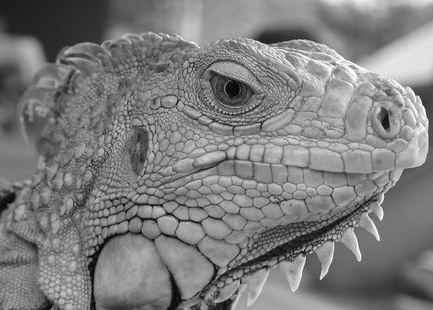
#> input picture iguana.png, 433 x 310 px
$ python edge.py
#> lines starting #> are read from the running program, lines starting #| are printed output that depends on the picture
### utils.py
import numpy as np


def gaussian_kernel(l=5, sig=1.0):
    """
    creates gaussian kernel with side length `l` and a sigma of `sig`
    """
    ax = np.linspace(-(l - 1) / 2.0, (l - 1) / 2.0, l)
    gauss = np.exp(-0.5 * np.square(ax) / np.square(sig))
    kernel = np.outer(gauss, gauss)
    return kernel / np.sum(kernel)


def zero_pad(image, pad_height, pad_width):
    """
    Zero-pad an image.

    Ex: a 1x1 image [[1]] with pad_height = 1, pad_width = 2 becomes:

        [[0, 0, 0, 0, 0],
         [0, 0, 1, 0, 0],
         [0, 0, 0, 0, 0]]         of shape (3, 5)

    Args:
        image: numpy array of shape (H, W)
        pad_width: width of the zero padding (left and right padding)
        pad_height: height of the zero padding (bottom and top padding)

    Returns:
        out: numpy array of shape (H+2*pad_height, W+2*pad_width)
    """

    H, W = image.shape[:2]
    if len(image.shape) == 2:
        # gray image
        out = np.zeros((H + 2 * pad_height, W + 2 * pad_width))
        out[pad_height : H + pad_height, pad_width : W + pad_width] = image
    else:
        # color image
        out = np.zeros((H + 2 * pad_height, W + 2 * pad_width, 3))
        out[pad_height : H + pad_height, pad_width : W + pad_width, :] = image

    return out


def filter2d(image, filter):
    """
    A simple implementation of image filtering as correlation.
    For simplicity, let us assume the width/height of filter is odd number

    Args:
        image: numpy array of shape (Hi, Wi)
        filter: numpy array of shape (Hk, Wk)

    Returns:
        out: numpy array of shape (Hi, Wi)
    """

    out = None
    Hi, Wi = image.shape
    Hk, Wk = filter.shape
    out = np.zeros((Hi, Wi))

    image = zero_pad(image, Hk // 2, Wk // 2)
    for m in range(Hi):
        for n in range(Wi):
            out[m, n] = np.sum(image[m : m + Hk, n : n + Wk] * filter)

    return out


def partial_x(img):
    """Computes partial x-derivative of input img.

    Args:
        img: numpy array of shape (H, W)
    Returns:
        out: x-derivative image
    """

    out = None

    filter = np.array([[-1, 0, 1], [-2, 0, 2], [-1, 0, 1]])
    out = filter2d(img, filter)

    return out


def partial_y(img):
    """Computes partial y-derivative of input img.

    Args:
        img: numpy array of shape (H, W)
    Returns:
        out: y-derivative image
    """

    out = None

    ### YOUR CODE HERE
    # define your derivative filter to be size 3*3
    filter = np.array([[-1, -2, -1], [0, 0, 0], [1, 2, 1]])
    out = filter2d(img, filter)

    ### END YOUR CODE

    return out

### edge.py
import matplotlib.pylab as plt
import numpy as np
from skimage import io

from utils import filter2d, gaussian_kernel, partial_x, partial_y


def main():
    # Load image
    img = io.imread("iguana.png", as_gray=True)
#> img: shape (310, 433) float64; min 0, max 1, mean 0.492

    # Smooth image with Gaussian kernel
    denoised_image = filter2d(img, gaussian_kernel())
#> in zero_pad, `out[pad_height : H + pad_height, pad_width : W + pad_width] = image`:
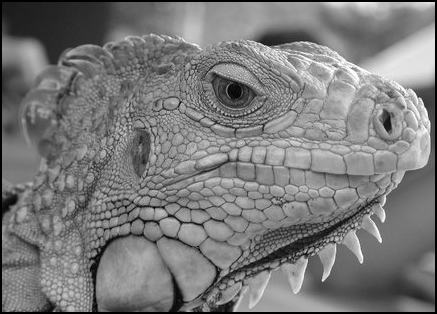
#> out: shape (314, 437) float64; min 0, max 1, mean 0.481
#> after the loop in filter2d, `for m in range(Hi):`:
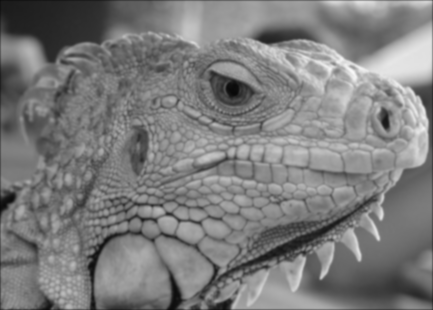
#> out: shape (310, 433) float64; min 0.0359, max 0.972, mean 0.49

    # Compute x and y derivate on smoothed image
    x_derivative = partial_x(denoised_image)
#> call 2 of zero_pad, with pad_height = 1, pad_width = 1
#> in zero_pad (call 2), `out[pad_height : H + pad_height, pad_width : W + pad_width] = image`:
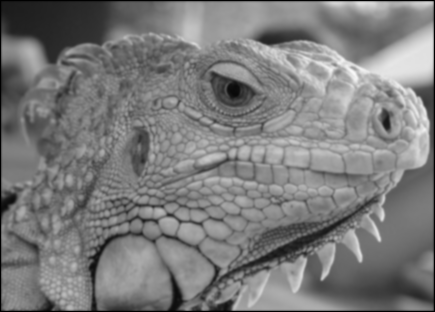
#> out: shape (312, 435) float64; min 0, max 0.972, mean 0.485
#> after the loop in filter2d (call 2), `for m in range(Hi):`:
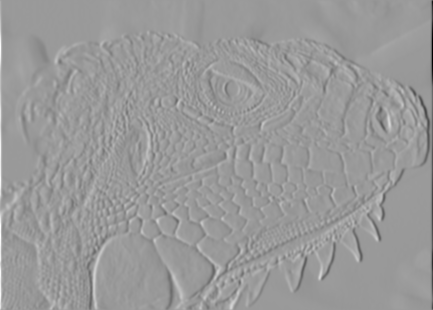
#> out: shape (310, 433) float64; min -3.32, max 2.19, mean 0.000648; drawn with min black and max white
    y_derivative = partial_y(denoised_image)
#> after the loop in filter2d (call 3), `for m in range(Hi):`:
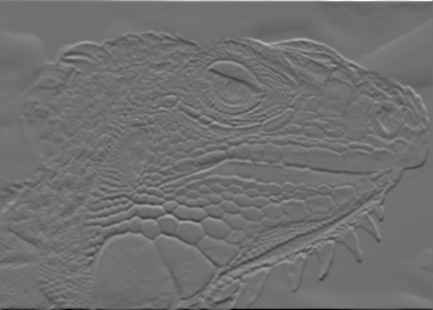
#> out: shape (310, 433) float64; min -2.68, max 3.38, mean -0.000577; drawn with min black and max white

    # Compute gradient magnitude
    gradient = x_derivative + y_derivative
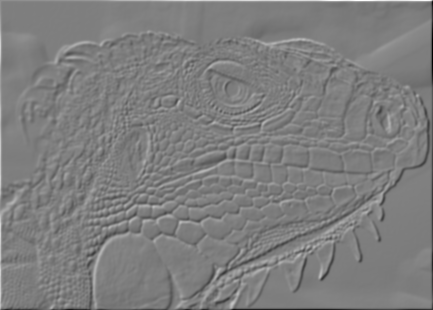
#> gradient: shape (310, 433) float64; min -3.32, max 3.39, mean 7.08e-05; drawn with min black and max white

    # Visualize results
    # fig, ax = plt.subplots()
    # ax.imshow(x_derivative, cmap="gray")
    # plt.show()

    rows = 3
    columns = 1

    fig = plt.figure(figsize=(10, 10))

    # Adds x derivative to subplot
    fig.add_subplot(rows, columns, 1)

    plt.imshow(x_derivative, cmap="gray")
    plt.axis("off")
    plt.title("x derivative")

    # Adds y derivative to subplot
    fig.add_subplot(rows, columns, 2)

    # showing image
    plt.imshow(y_derivative, cmap="gray")
    plt.axis("off")
    plt.title("y derivative")

    # Adds Gradient Magnitude to subplot
    fig.add_subplot(rows, columns, 3)

    # showing image
    plt.imshow(gradient, cmap="gray")
    plt.axis("off")
    plt.title("Gradient Magnitude")

    plt.show()


if __name__ == "__main__":
    main()
